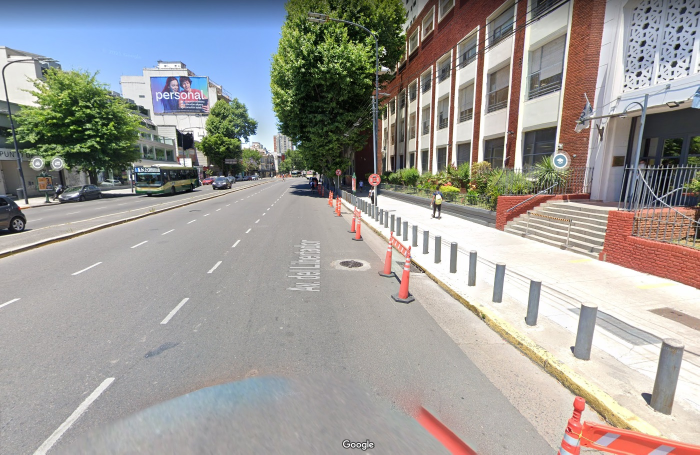
#> input picture Test1 18.5/Photos/god.jpg, 1399 x 909 px, found by its file name (shown at 1/2 size); the run also reads 1 picture not shown here
$ python pangue.py
#> lines starting #> are read from the running program, lines starting #| are printed output that depends on the picture
#!/usr/bin/env python

import cv2
import numpy as np

if __name__ == '__main__' :

    # Read source image.
    im_src = cv2.imread('Photos/god.jpg')
#> im_src is the input picture: shape (909, 1399, 3); mean B, G, R 151.2, 154.9, 157.4
    # Four corners of the book in source image
    pts_src = np.array([[470,250], [660,250], [80,660], [1200, 700]])

    # Read destination image.
    im_dst = cv2.imread('Photos/god1.jpg')
    # Four corners of the book in destination image.
    pts_dst = np.array([[0, 0], [500, 0], [0, 600], [500, 600]])

    # Calculate Homography
    h, status = cv2.findHomography(pts_src, pts_dst)

    # Warp source image to destination based on homography
    im_out = cv2.warpPerspective(im_src, h, (im_dst.shape[1],im_dst.shape[0]))
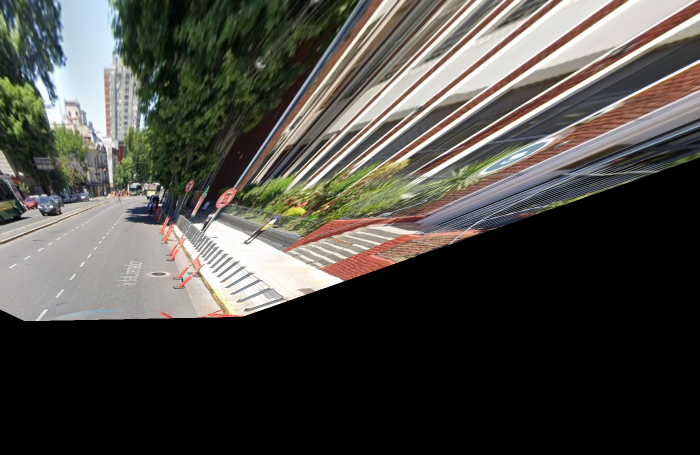
#> im_out: shape (909, 1399, 3) (shown at 1/2 size); mean B, G, R 67.8, 73.3, 75.1

    # Display images
    cv2.imshow("Source Image", im_src)
    cv2.imshow("Destination Image", im_dst)
    cv2.imshow("Warped Source Image", im_out)

    cv2.waitKey(0)
